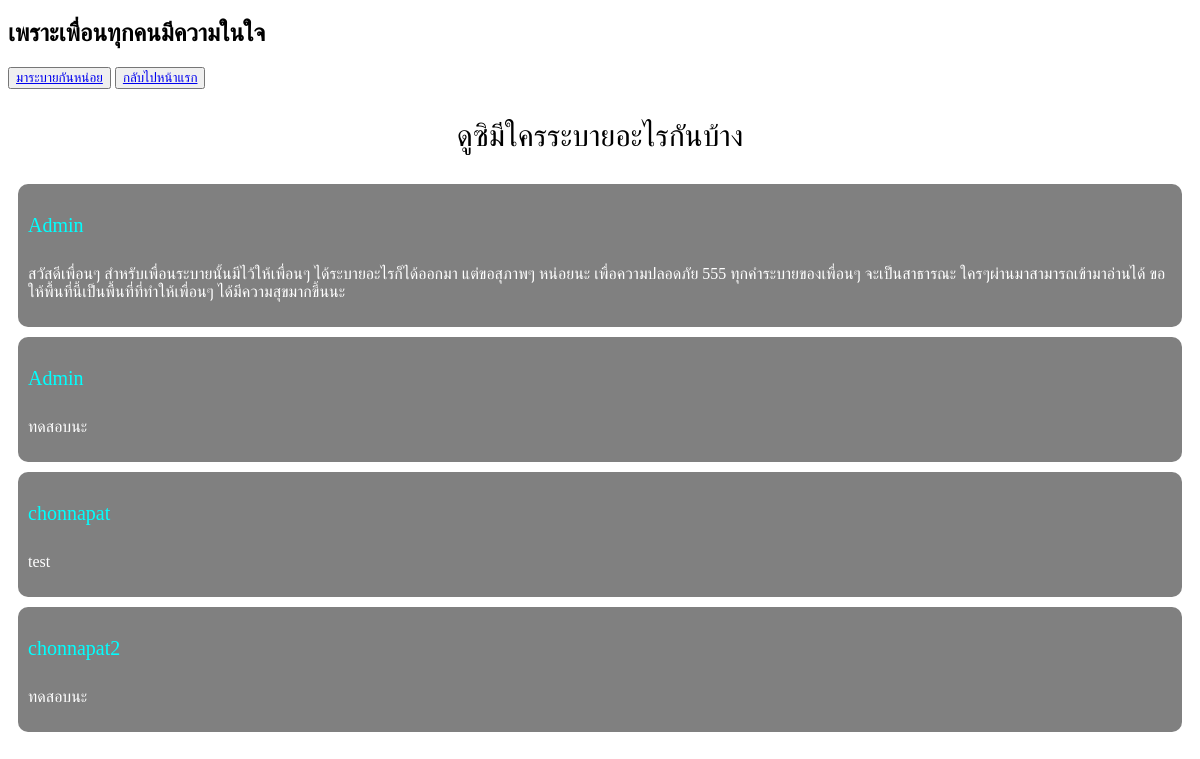
The page /relax/ on the database its author committed.
### relax/models.py (models this page shows)
class relax(models.Model):
  name = models.CharField(max_length=255)
  message = models.CharField(max_length=1000)

### relax/views.py (the view)
# urls.py: path('', views.index, name='index'),
def index(request):
    myrelax = relax.objects.all().values()
    template = loader.get_template('main.html')
    context = {
    'myrelax': myrelax,
  }
    return HttpResponse(template.render(context, request))

### relax/templates/main.html (shortened to what this page needs)
<!DOCTYPE html>
<html lang="en">
<head>
</head>
<body>
    <div>
        <section>
            <h1> เพราะเพื่อนทุกคนมีความในใจ </h1>
            <button><a href="message/">มาระบายกันหน่อย</a></button>
            <button><a href="/">กลับไปหน้าแรก</a></button>
        </section>
    </div>
    <div>
        <section>
            <p class="head">ดูซิมีใครระบายอะไรกันบ้าง</p>
            <div>
                {% for x in myrelax %}
                <div class="message">
                    <p class="name">{{x.name}}</p><br>
                    <p class="text">{{x.message}}</p>
                </div>
                {% endfor %}
            </div>
        </section>
    </div>
</body>
</html>

### relax/templates/main.html (style rules this page uses)
.message { background-color: gray; padding: 10px; margin: 10px; border-radius: 10px; }
.name { font-size: 20px; color: aqua; margin-bottom: 5px; }
.text { color: white; font-size: 16px; margin-top: 5px; }
.head { font-size: 30px; text-align: center; }

### rows shown on the page
relax: name "Admin", message "สวัสดีเพื่อนๆ สำหรับเพื่อนระบายนั้นมีไว้ให้เพื่อนๆ ได้ระบายอะไรก็ได้ออกมา แต่ขอสุภาพๆ หน่อยนะ เพื่อความปลอดภัย 555 ทุกคำระบายของเพื่อนๆ จะเป็นสาธารณะ ใครๆผ่านมาสามารถเข้ามาอ่านได้ ขอให้พื้นที่นี้เป็นพื้นที่ที่ทำให้เพื่อนๆ ได้มีความสุขมากขึ้นนะ"
relax: name "Admin", message "ทดสอบนะ"
relax: name "chonnapat", message "test"
relax: name "chonnapat2", message "ทดสอบนะ"
